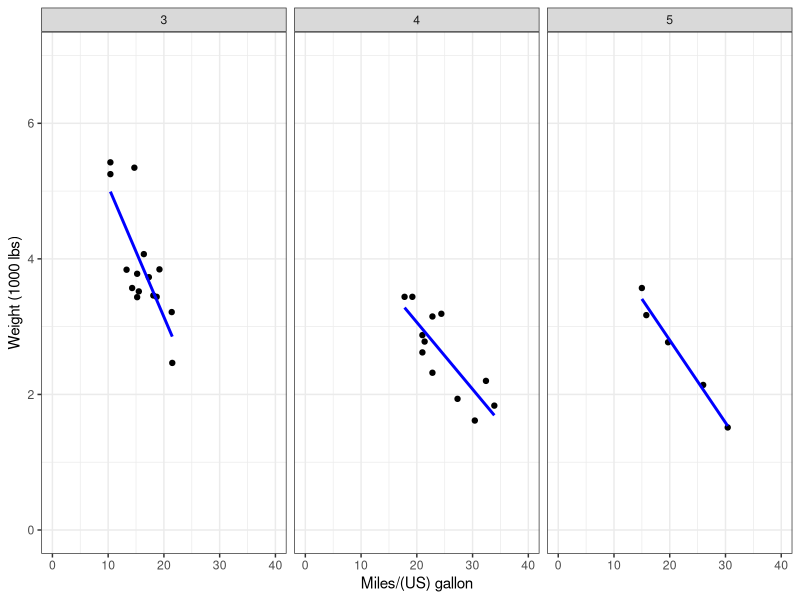
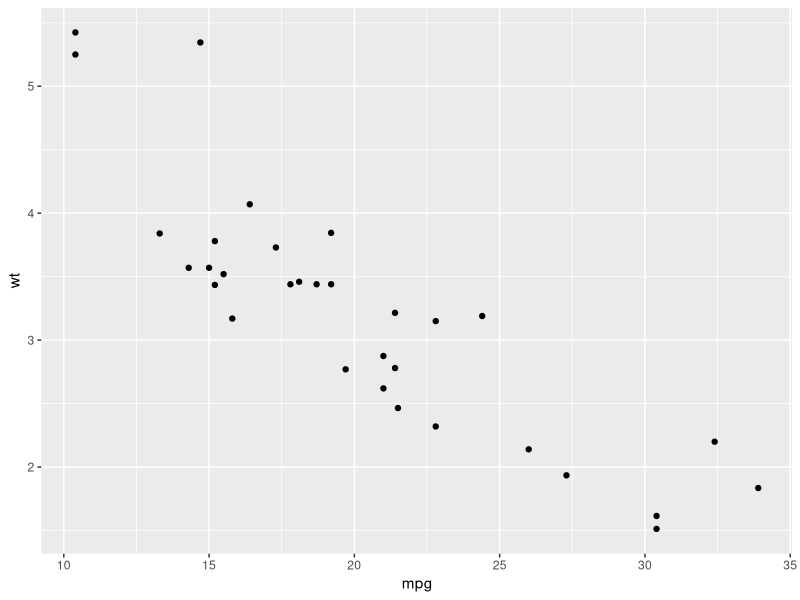
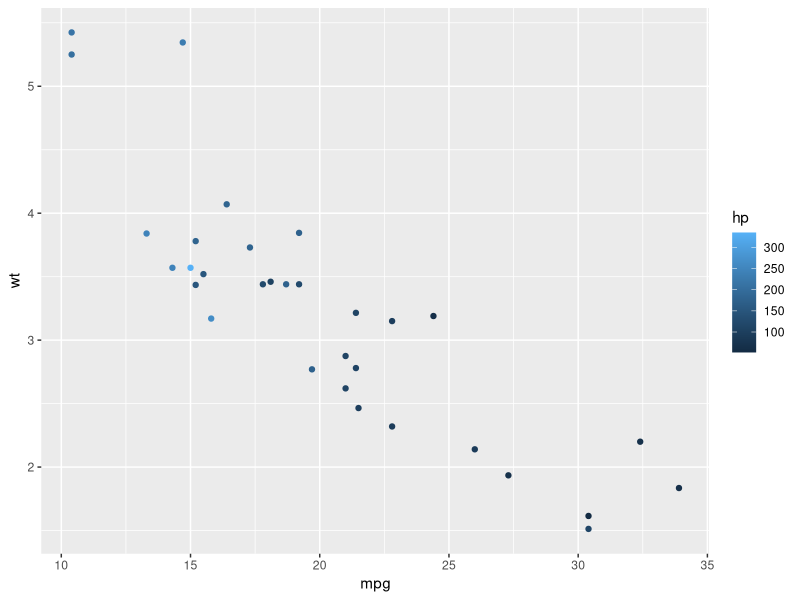
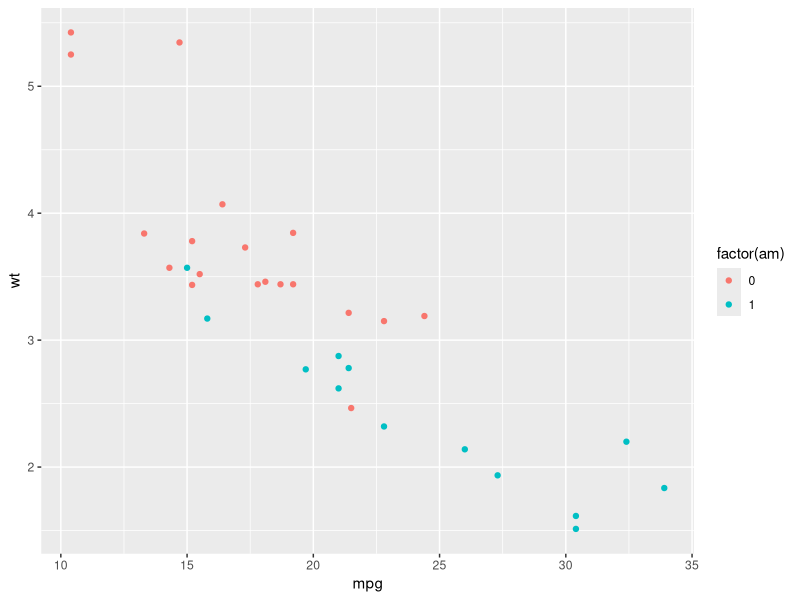
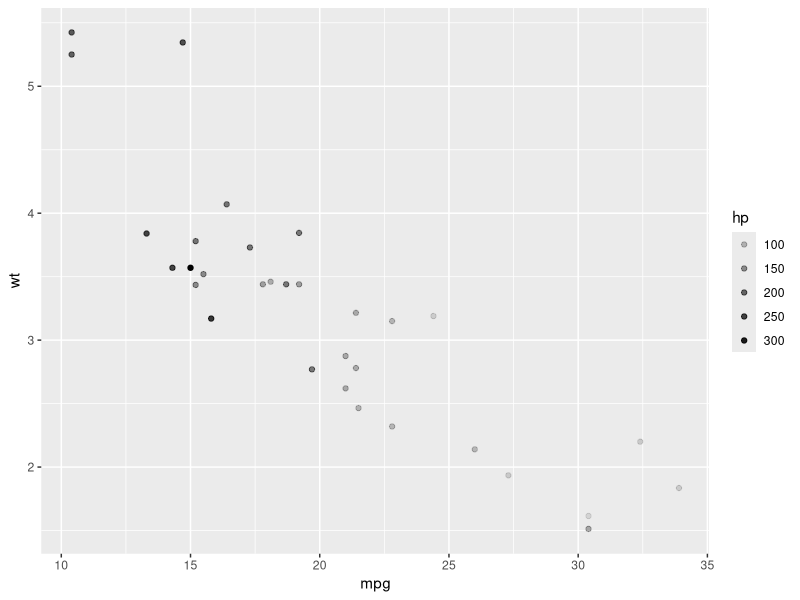
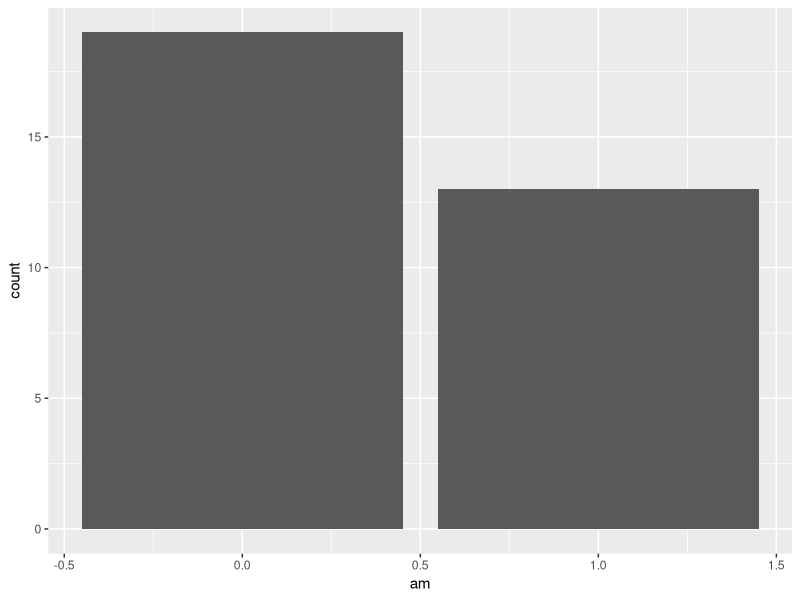
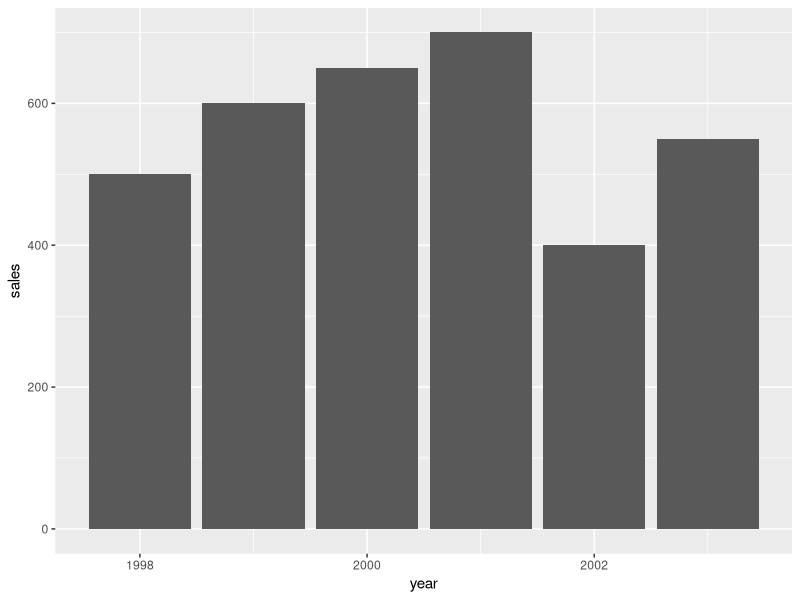
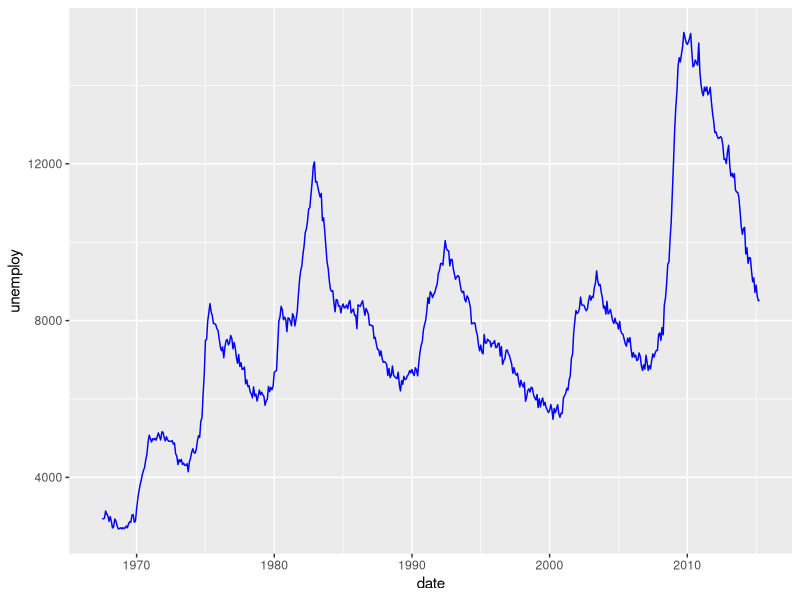

These figures' R source, in order:
## ---- chunk 1
library(ggplot2)
data(mtcars)
ggplot(mtcars, # Data
       aes(x = mpg, y = wt)) + # Aesthetics
  geom_point() + # Geometries
  facet_grid(. ~ gear) + # Facets
  stat_smooth(method = "lm", se = FALSE, col = "blue") + # Statistics
  scale_x_continuous('Miles/(US) gallon',
                     limits = c(0, 40)) + 
  scale_y_continuous('Weight (1000 lbs)',
                     limits = c(0, 7)) + # Coordinates
  theme_bw() # Themes
## ---- chunk 2
ggplot(mtcars, # Data
       aes(x = mpg, y = wt)) + # Aesthetics
  geom_point() # Geometries
## ---- chunk 3
ggplot(mtcars,
       aes(x = mpg, y = wt, col = hp)) +
  geom_point()
## ---- chunk 4
ggplot(mtcars,
       aes(x = mpg, y = wt, col = factor(am))) +
  geom_point()
## ---- chunk 5
ggplot(mtcars,
       aes(x = mpg, y = wt, alpha = hp)) +
  geom_point()
## ---- chunk 6
ggplot(mtcars,
       aes(am)) +
  geom_bar()
## ---- chunk 7
year <- c(1998:2003) # create variable year
sales <- c(500, 600, 650, 700, 400, 550) # create variable sales
df <- data.frame(year, sales) # combine the variables into one data frame called df

ggplot(df, aes(x = year, y = sales)) +
  geom_bar(stat = 'identity') # you need to specify stat = 'identity' to plot the actual value for each year, not count
## ---- chunk 8
data(economics)
ggplot(economics,
       aes(x = date, y = unemploy)) +
  geom_line(col = 'Blue') # indicate the color of the line by setting col = 'Blue'
## ---- chunk 9
data(mtcars)
ggplot(mtcars, aes(x = as.factor(am), y = mpg)) + 
  geom_boxplot()
## ---- chunk 10
year <- c(1998:2003) # create variable year
sales <- c(500, 600, 650, 700, 400, 550) # create variable sales
df <- data.frame(year, sales) # combine the variables into one data frame called df

ggplot(df, aes(x = '', y = sales, fill = factor(year))) +
  geom_bar(width = 1, stat = 'identity') +
  coord_polar('y')
## ---- chunk 11
ggplot(df, aes(x = '', y = sales, fill = factor(year))) +
  geom_bar(width = 1, stat = 'identity')
## ---- chunk 12
ggplot(df, aes(x = '', y = sales, fill = factor(year))) +
  geom_bar(width = 1, stat = 'identity') +
  coord_polar('y')
## ---- chunk 13
data(mtcars)
ggplot(mtcars, # Data
       aes(x = mpg, y = wt)) + # Aesthetics
  geom_point() + # Geometries
  facet_grid(. ~ gear) # Facets, for each number of foward gears
## ---- chunk 14
data(mtcars)
ggplot(mtcars, # Data
       aes(x = mpg, y = wt)) + # Aesthetics
  geom_point() + # Geometries
  facet_grid(gear ~ .) # Facets, pay attention to the position of gear and the dot sign
## ---- chunk 15
ggplot(mtcars, # Data
       aes(x = mpg, y = wt)) + # Aesthetics
  geom_point() + # Geometries
  facet_grid(vs ~ gear) # Facets
## ---- chunk 16
ggplot(mtcars, # Data
       aes(x = mpg, y = wt)) + # Aesthetics
  geom_point() + # Geometries
  facet_grid(vs ~ gear, margins = T) # Facets
## ---- chunk 17
ggplot(mtcars, # Data
       aes(x = mpg, y = wt)) + # Aesthetics
  geom_point() + # Geometries
  facet_grid(vs ~ gear, labeller=label_both) # Facets
## ---- chunk 18
p <- ggplot(mtcars,
       aes(x = mpg, y = wt)) +
  geom_point()
p +  stat_smooth(method = "lm") # linear line
## ---- chunk 19
p + stat_smooth(method = 'loess') # non-linear line
## ---- chunk 20
p <- ggplot(mtcars, aes(mpg))
p + geom_histogram(binwidth = 5) # the width of each category is 5
## ---- chunk 21
p +  geom_histogram(bins = 3) # the number of bins is 3
## ---- chunk 22
p + geom_histogram(aes( y = ..density..), binwidth = 3, col = 'Black', fill = 'White') +
  geom_density(alpha=.2, fill="Gray") 
## ---- chunk 23
p <- ggplot(mtcars, aes(x = factor(gear), y = mpg))
p + geom_boxplot()
## ---- chunk 24
data(mtcars)
p <- ggplot(mtcars, aes(x = mpg, y = wt)) +
      geom_point()
p + coord_cartesian(xlim = c(10, 30), ylim = c(2,4))
## ---- chunk 25
ggplot(mtcars, # Data
       aes(x = mpg, y = wt)) + # Aesthetics
  geom_point() +
  coord_fixed(ratio = 1)
## ---- chunk 26
ggplot(mtcars, # Data
       aes(x = mpg, y = wt)) + # Aesthetics
  geom_point() +
  coord_fixed(ratio = 5)
## ---- chunk 27
ggplot(mtcars, # Data
       aes(x = mpg, y = wt)) + # Aesthetics
  geom_point() +
  coord_flip()
## ---- chunk 28
ggplot(mtcars, aes(x = as.factor(am), y = mpg)) + 
  geom_boxplot() +
  coord_flip()
## ---- chunk 29
ggplot(mtcars, # Data
       aes(gear)) + # Aesthetics
  geom_bar() +
  scale_y_reverse()
## ---- chunk 30
ggplot(mtcars, aes(x = '', fill = factor(gear))) +
  geom_bar(width = 1) +
  coord_polar(theta = 'y')
## ---- chunk 31
ggplot(mtcars, aes(factor(gear))) +
  geom_bar(width = 1, col = 'Black', fill = 'Grey') +
  coord_polar()
## ---- chunk 32
p <- ggplot(mtcars, aes(x = mpg, y = wt)) +
  geom_point()
p + labs(title = 'Plot 1',
         x = 'Miles/(US) gallon',
         y = 'Weight (1000 lbs)')
## ---- chunk 33
p + ggtitle('Plot1') +
  xlab('Miles/(US) gallon') +
  ylab('Weight (1000 lbs)')
## ---- chunk 34
p <- ggplot(mtcars, aes(x = factor(am), y = mpg))
p + geom_boxplot() +
    scale_x_discrete(name = "Transmission", 
                    labels = c('Automatic', 'Manual'))
